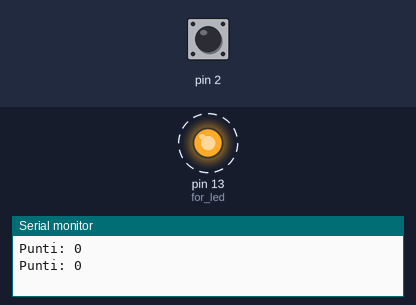
A sketch run on a simulated Arduino Uno, built with avr-gcc and run on an emulated ATmega328P. Shown: output pins drawn as LEDs (lit = HIGH), the last lines printed to the serial monitor. Dashed ring = blinking. The inputs (shaded band) are chosen by the test bench; at power-on: pin 2 HIGH. Random numbers use the default seed unless the sketch sets one.

Above: at 1.2 s.
1.3 s: pin 2 pulled LOW for 1 s
At 4.8 s:
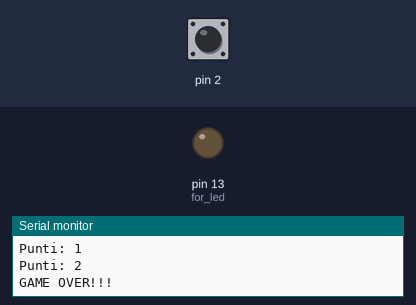
Timing chart, 0 to 6.3 s (numbered marks = the images above; inputs shaded):
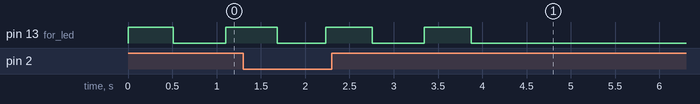

The sketch:

arduino_reflexes_game.ino
```cpp
void setup() {
  pinMode(2, INPUT_PULLUP);
  pinMode(13, OUTPUT); //for led
  Serial.begin(9600);
}

int min = 500;
int max = 600;

int points = 0;
int life = 3;
bool exit_game = false;

void loop() {

  while(!exit_game) {
    bool exit_loop = false;
    int count = 0;
    int timeOut = random(min, max);
    bool button_reflex_ok = false;

    Serial.print("Punti: ");
    Serial.print(points);
    Serial.println();

    digitalWrite(13, 1);
    while(!exit_loop) {
      if (digitalRead(2) == 0) {
        button_reflex_ok = true;
      }
      if(count >= timeOut) {
        exit_loop = true;
      }
      delay(1);
      count++;
    }

    if(button_reflex_ok) {
      points++;
      if(min > 60) {
        min = min - 10;
        max = max - 10;
      }
    }
    else {
      life--;
      if(life == 0) {
        exit_game = true;
        Serial.println("GAME OVER!!!");
      }
    }

    bool button_reflex_err = false;
    timeOut = random(min, max);
    digitalWrite(13, 0);
    exit_loop = false;
    while(!exit_loop) {
      if (digitalRead(2) == 0) {
        button_reflex_err = true;
      }
      if(count >= timeOut) {
        exit_loop = true;
      }
      delay(1);
      count++;
    }

    if(button_reflex_err) {
      life--;
      Serial.println("PRESS ERROR!!!!");
      if(life == 0) {
        exit_game = true;
        Serial.println("GAME OVER!!!");
      }
    }

    delay(timeOut);
  }
}
```

Measured:
- by itself, pin 13 (for_led): alternates HIGH for 0.53 s and LOW for 0.57 s, 5 changes in all, then stays LOW
